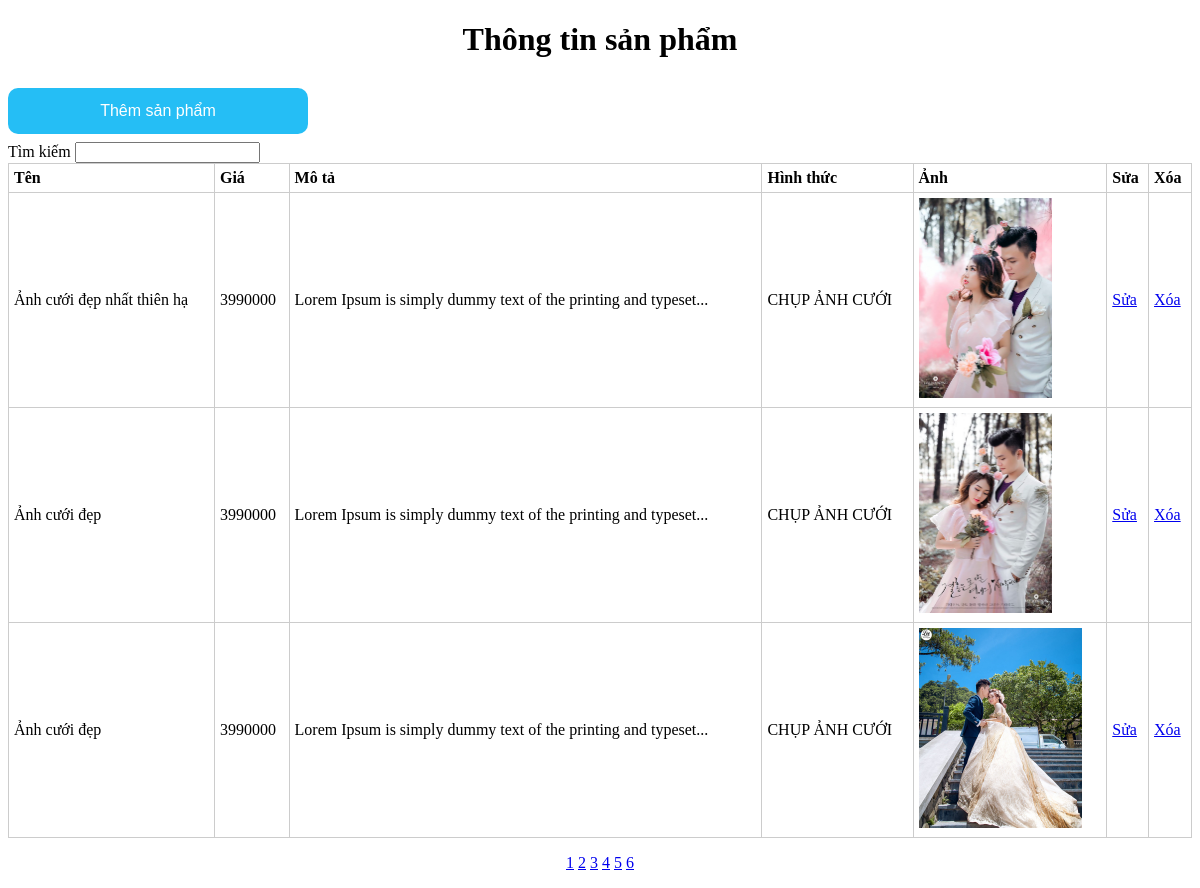
The app's page /admin/product_manage/index.php with its own data.
### tables this page shows
CREATE TABLE `san_pham` (
  `ma` int(11) NOT NULL,
  `ten` varchar(150) NOT NULL,
  `gia` int(11) NOT NULL,
  `mo_ta` text NOT NULL,
  `ma_loai_san_pham` int(11) NOT NULL,
  `anh` varchar(150) NOT NULL
);

CREATE TABLE `loai_san_pham` (
  `ma` int(11) NOT NULL,
  `ten` varchar(150) NOT NULL
);

### admin/product_manage/index.php (the view, shortened to what this page needs)
<!DOCTYPE html>
<html>
<head>
	<link rel="stylesheet" type="text/css" href="../common/table_style.css">
</head>
<body>
	<div class="admin_view">
		<h1 align="center">Thông tin sản phẩm</h1>
		<a href="view_insert.php">
			<button>Thêm sản phẩm</button>
		</a>
		<?php
		$thu_muc_anh = '../../image/product/';
		include '../../connect.php';
		$tim_kiem = '';
		$sql = "select
		san_pham.*,loai_san_pham.ten as 'ten_loai_san_pham' from san_pham
		join loai_san_pham on
		loai_san_pham.ma = san_pham.ma_loai_san_pham where san_pham.ten like '%$tim_kiem%' or loai_san_pham.ten like '%$tim_kiem%'";
		$result = mysqli_query($connect,$sql);
	$tong_so_san_pham = mysqli_num_rows($result);
	$so_san_pham_1_trang = 3;
	$tong_so_trang = ceil($tong_so_san_pham / $so_san_pham_1_trang);
	$trang_hien_tai = 1;
	$so_san_pham_can_bo_qua = ($trang_hien_tai-1) * $so_san_pham_1_trang;
	$sql = "$sql limit $so_san_pham_1_trang offset $so_san_pham_can_bo_qua";
	$result = mysqli_query($connect,$sql);
		?>
		<form>
			Tìm kiếm
			<input type="search" name="tim_kiem" value="<?php echo($tim_kiem) ?>">
		</form>
		<table border="1" width="100%">
			<tr>
				<th>Tên</th>
				<th>Giá</th>
				<th>Mô tả</th>
				<th>Hình thức</th>
				<th>Ảnh</th>
				<th>Sửa</th>
				<th>Xóa</th>
			</tr>
			<?php foreach ($result as $each): ?>
				<tr>
					<td>
						<?php echo $each['ten']; ?>
					</td>
					<td>
						<?php echo $each['gia']; ?>
					</td>
					<?php
					$in = $each['mo_ta'];
					$out = strlen($in) > 60 ? substr($in,0,60)."..." : $in;
					?>
					<td class="truncate-overflow">
						<?php echo $out; ?>
					</td>
					<td>
						<?php echo $each['ten_loai_san_pham']; ?>
					</td>
					<td>
						<img height="200px" src="<?php echo $thu_muc_anh . $each['anh'] ?>">
					</td>
					<td>
						<a href="view_update.php?ma=<?php echo $each['ma'] ?>">Sửa</a>
					</td>
					<td>
						<a href="delete.php?ma=<?php echo $each['ma'] ?>">Xóa</a>
					</td>
				</tr>
			<?php endforeach ?>
		</table>
		<p align="center">
		<?php for($i = 1; $i <=$tong_so_trang; $i++){ ?>
			<a href="?trang=<?php echo $i ?>&tim_kiem=<?php echo $tim_kiem ?>#div_san_pham"><?php echo $i ?></a>
		<?php } ?>
	</p>
	</div>
</body>
</html>

### admin/common/table_style.css (style rules this page uses)
.admin_view table, th, td { border:1px solid #ccc; }
.admin_view table { border-collapse:collapse; width:100%; }
.admin_view td, th { text-align:left; padding:5px; }
.admin_view button { background-color: #0eb7f4; color: white; padding: 14px 20px; margin: 8px 0; border: none; cursor: pointer; width: 300px; opacity: 0.9; font-size:16px; font-family: Montserrat,Arial, Helvetica, sans-serif; border-radius:10px; }
.truncate-overflow { overflow: hidden; text-overflow: ellipsis; white-space: nowrap; }

### records on screen
san_pham: ten "Ảnh cưới đẹp nhất thiên hạ", gia "3990000", mo_ta "Lorem Ipsum is simply dummy text of the printing and typeset...", ma_loai_san_pham.ten "CHỤP ẢNH CƯỚI", shows a picture
san_pham: ten "Ảnh cưới đẹp", gia "3990000", mo_ta "Lorem Ipsum is simply dummy text of the printing and typeset...", ma_loai_san_pham.ten "CHỤP ẢNH CƯỚI", anh (picture)
san_pham: ten "Ảnh cưới đẹp", gia "3990000", mo_ta "Lorem Ipsum is simply dummy text of the printing and typeset...", ma_loai_san_pham.ten "CHỤP ẢNH CƯỚI", anh (picture)
